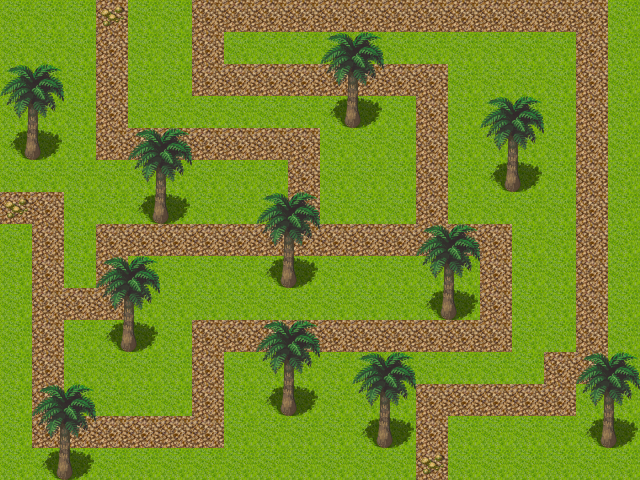

This game map was drawn from its Tiled (.tmx) file and the tilesets committed beside it. A one-line description and the trimmed map source follow:
An orthogonal 20x15 tile map with 32x32 px tiles, 4 tile layers (Layer1, Layer2, Layer3, Layer4) and 75 objects.

<map version="1.0" orientation="orthogonal" width="20" height="15" tilewidth="32" tileheight="32">
 <tileset firstgid="1" name="bigtileset" tilewidth="32" tileheight="32">
  <image source="../../../images/tilesets/bigtileset.png" width="1024" height="2016" />
 </tileset>
 <layer name="Layer1" width="20" height="15">
  <data>[300 cells, 300 non-empty, 1 distinct tile ids]</data>
 </layer>
 <layer name="Layer2" width="20" height="15">
  <data>[300 cells, 102 non-empty, 1 distinct tile ids]</data>
 </layer>
 <layer name="Layer3" width="20" height="15">
  <data>[300 cells, 25 non-empty, 3 distinct tile ids]</data>
 </layer>
 <layer name="Layer4" width="20" height="15">
  <data>[300 cells, 44 non-empty, 4 distinct tile ids]</data>
 </layer>
 <objectgroup name="Collision" width="20" height="15" visible="0">
  <object x="-42" y="-10" width="32" height="531" />
  <object x="-10" y="490" width="691" height="32" />
  <object x="650" y="-42" width="32" height="531" />
  <object x="-42" y="-42" width="691" height="32" />
  <object x="350" y="97" width="3" height="3" />
  <object x="158" y="193" width="3" height="3" />
  <object x="30" y="129" width="3" height="3" />
  <object x="126" y="321" width="3" height="3" />
  <object x="62" y="449" width="3" height="3" />
  <object x="286" y="385" width="3" height="3" />
  <object x="382" y="417" width="3" height="3" />
  <object x="446" y="289" width="3" height="3" />
  <object x="286" y="257" width="3" height="3" />
  <object x="510" y="161" width="3" height="3" />
  <object x="606" y="417" width="3" height="3" />
 </objectgroup>
 <objectgroup name="Path" width="20" height="15" visible="0">
  <object x="96" y="0" width="32" height="32">
   <properties>
    <property name="D" value="D" />
    <property name="L" value="D" />
    <property name="R" value="D" />
    <property name="U" value="D" />
   </properties>
  </object>
  <object x="96" y="128" width="32" height="32">
   <properties>
    <property name="D" value="R" />
    <property name="L" value="U" />
    <property name="R" value="R" />
    <property name="U" value="U" />
   </properties>
  </object>
  <object x="288" y="128" width="32" height="32">
   <properties>
    <property name="D" value="D" />
    <property name="L" value="L" />
    <property name="R" value="D" />
    <property name="U" value="L" />
   </properties>
  </object>
  <object x="288" y="224" width="32" height="32">
   <properties>
    <property name="D" value="LR" />
    <property name="L" value="U" />
    <property name="R" value="R" />
    <property name="U" value="U" />
   </properties>
  </object>
  <object x="96" y="224" width="32" height="32">
   <properties>
    <property name="D" value="D" />
    <property name="L" value="D" />
    <property name="R" value="R" />
    <property name="U" value="R" />
   </properties>
  </object>
  <object x="96" y="288" width="32" height="32">
   <properties>
    <property name="D" value="L" />
    <property name="L" value="L" />
    <property name="R" value="U" />
    <property name="U" value="U" />
   </properties>
  </object>
  <object x="32" y="416" width="32" height="32">
   <properties>
    <property name="D" value="R" />
    <property name="L" value="U" />
    <property name="R" value="R" />
    <property name="U" value="U" />
   </properties>
  </object>
  <object x="192" y="416" width="32" height="32">
   <properties>
    <property name="D" value="L" />
    <property name="L" value="L" />
    <property name="R" value="U" />
    <property name="U" value="U" />
   </properties>
  </object>
  <object x="192" y="320" width="32" height="32">
   <properties>
    <property name="D" value="D" />
    <property name="L" value="D" />
    <property name="R" value="R" />
    <property name="U" value="R" />
   </properties>
  </object>
  <object x="480" y="320" width="32" height="32">
   <properties>
    <property name="D" value="L" />
    <property name="L" value="L" />
    <property name="R" value="U" />
    <property name="U" value="U" />
   </properties>
  </object>
  <object x="480" y="224" width="32" height="32">
   <properties>
    <property name="D" value="D" />
    <property name="L" value="L" />
    <property name="R" value="D" />
    <property name="U" value="L" />
   </properties>
  </object>
  <object x="416" y="224" width="32" height="32">
   <properties>
    <property name="D" value="LR" />
    <property name="L" value="U" />
    <property name="R" value="U" />
    <property name="U" value="U" />
   </properties>
  </object>
  <object x="416" y="64" width="32" height="32">
   <properties>
    <property name="D" value="D" />
    <property name="L" value="L" />
    <property name="R" value="D" />
    <property name="U" value="L" />
   </properties>
  </object>
  <object x="192" y="64" width="32" height="32">
   <properties>
    <property name="D" value="R" />
    <property name="L" value="U" />
    <property name="R" value="R" />
    <property name="U" value="U" />
   </properties>
  </object>
  <object x="192" y="0" width="32" height="32">
   <properties>
    <property name="D" value="D" />
    <property name="L" value="D" />
    <property name="R" value="R" />
    <property name="U" value="R" />
   </properties>
  </object>
  <object x="576" y="0" width="32" height="32">
   <properties>
    <property name="D" value="D" />
    <property name="L" value="L" />
    <property name="R" value="D" />
    <property name="U" value="L" />
   </properties>
  </object>
  <object x="576" y="352" width="32" height="32">
   <properties>
    <property name="D" value="L" />
    <property name="L" value="L" />
    <property name="R" value="U" />
    <property name="U" value="U" />
   </properties>
  </object>
  <object x="544" y="352" width="32" height="32">
   <properties>
    <property name="D" value="D" />
    <property name="L" value="D" />
    <property name="R" value="R" />
    <property name="U" value="R" />
   </properties>
  </object>
  <object x="544" y="384" width="32" height="32">
   <properties>
    <property name="D" value="L" />
    <property name="L" value="L" />
    <property name="R" value="U" />
    <property name="U" value="U" />
   </properties>
  </object>
  </objectgroup>
 <objectgroup name="EndPoint" width="20" height="15" visible="0">
  <!-- 1 objects omitted --></objectgroup>
 <objectgroup name="StartPoint" width="20" height="15" visible="0">
  <!-- 2 objects omitted --></objectgroup>
 <objectgroup name="NotAvailable" width="20" height="15" visible="0">
  <!-- 34 objects omitted --></objectgroup>
 <objectgroup name="MapName" width="20" height="15" visible="0">
  <properties>
   <property name="value" value="Fase 0 - 0" />
  </properties>
 </objectgroup>
 <objectgroup name="LayersAbove" width="20" height="15" visible="0">
  <properties>
   <property name="value" value="4" />
  </properties>
 </objectgroup>
 <objectgroup name="LayersBelow" width="20" height="15" visible="0">
  <properties>
   <property name="value" value="1,2,3" />
  </properties>
 </objectgroup>
 <objectgroup name="Bits" width="20" height="15" visible="0">
  <properties>
   <property name="value" value="1000" />
  </properties>
 </objectgroup>
 <objectgroup name="Life" width="20" height="15" visible="0">
  <properties>
   <property name="value" value="200" />
  </properties>
 </objectgroup>
 <objectgroup name="Waves" width="20" height="15" visible="0">
  <properties>
   <property name="definition" value="1;10;1000@1;5;500@1;10;1000#1;10;1000@1;5;500@1;10;1000#1;10;1000@1;5;500@1;10;1000#1;10;1000@1;5;500@1;10;1000#1;10;1000@1;5;500@1;10;1000" />
   <property name="delay" value="10000" />
   <property name="initialDelay" value="15000" />
   <property name="quantity" value="5" />
  </properties>
 </objectgroup>
</map>
<!-- 41 of 75 objects omitted -->
